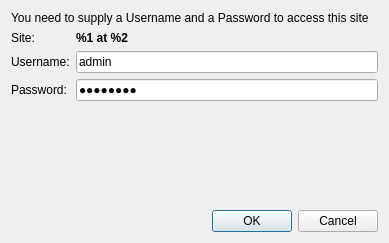
<?xml version="1.0" encoding="UTF-8"?>
<ui version="4.0">
 <class>Dialog</class>
 <widget class="QDialog" name="Dialog">
  <property name="geometry">
   <rect>
    <x>0</x>
    <y>0</y>
    <width>389</width>
    <height>243</height>
   </rect>
  </property>
  <property name="windowTitle">
   <string>Http authentication required</string>
  </property>
  <layout class="QGridLayout">
   <item row="0" column="0" colspan="2">
    <widget class="QLabel" name="label">
     <property name="text">
      <string>You need to supply a Username and a Password to access this site</string>
     </property>
     <property name="wordWrap">
      <bool>false</bool>
     </property>
    </widget>
   </item>
   <item row="2" column="0">
    <widget class="QLabel" name="label_2">
     <property name="text">
      <string>Username:</string>
     </property>
    </widget>
   </item>
   <item row="2" column="1">
    <widget class="QLineEdit" name="userEdit">
     <property name="text">
      <string>admin</string>
     </property>
     <property name="placeholderText">
      <string>admin</string>
     </property>
    </widget>
   </item>
   <item row="3" column="0">
    <widget class="QLabel" name="label_3">
     <property name="text">
      <string>Password:</string>
     </property>
    </widget>
   </item>
   <item row="3" column="1">
    <widget class="QLineEdit" name="passwordEdit">
     <property name="text">
      <string>q1234567</string>
     </property>
     <property name="echoMode">
      <enum>QLineEdit::Password</enum>
     </property>
     <property name="placeholderText">
      <string>q1234567</string>
     </property>
    </widget>
   </item>
   <item row="5" column="0" colspan="2">
    <widget class="QDialogButtonBox" name="buttonBox">
     <property name="orientation">
      <enum>Qt::Horizontal</enum>
     </property>
     <property name="standardButtons">
      <set>QDialogButtonBox::Cancel|QDialogButtonBox::Ok</set>
     </property>
    </widget>
   </item>
   <item row="1" column="0">
    <widget class="QLabel" name="label_4">
     <property name="text">
      <string>Site:</string>
     </property>
    </widget>
   </item>
   <item row="1" column="1">
    <widget class="QLabel" name="siteDescription">
     <property name="font">
      <font>
       <weight>75</weight>
       <bold>true</bold>
      </font>
     </property>
     <property name="text">
      <string>%1 at %2</string>
     </property>
     <property name="wordWrap">
      <bool>true</bool>
     </property>
    </widget>
   </item>
   <item row="4" column="0">
    <spacer>
     <property name="orientation">
      <enum>Qt::Vertical</enum>
     </property>
     <property name="sizeHint" stdset="0">
      <size>
       <width>20</width>
       <height>40</height>
      </size>
     </property>
    </spacer>
   </item>
  </layout>
 </widget>
 <resources/>
 <connections>
  <connection>
   <sender>buttonBox</sender>
   <signal>accepted()</signal>
   <receiver>Dialog</receiver>
   <slot>accept()</slot>
   <hints>
    <hint type="sourcelabel">
     <x>248</x>
     <y>254</y>
    </hint>
    <hint type="destinationlabel">
     <x>157</x>
     <y>274</y>
    </hint>
   </hints>
  </connection>
  <connection>
   <sender>buttonBox</sender>
   <signal>rejected()</signal>
   <receiver>Dialog</receiver>
   <slot>reject()</slot>
   <hints>
    <hint type="sourcelabel">
     <x>316</x>
     <y>260</y>
    </hint>
    <hint type="destinationlabel">
     <x>286</x>
     <y>274</y>
    </hint>
   </hints>
  </connection>
 </connections>
</ui>
